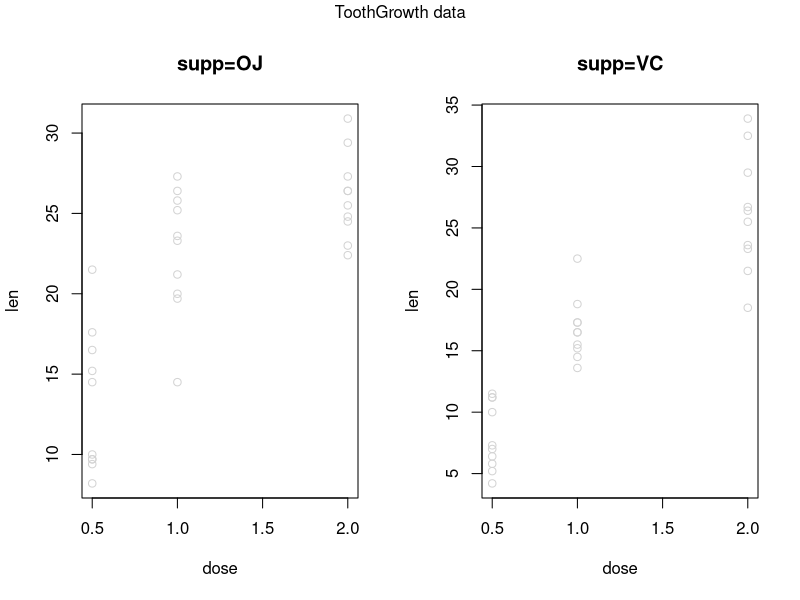
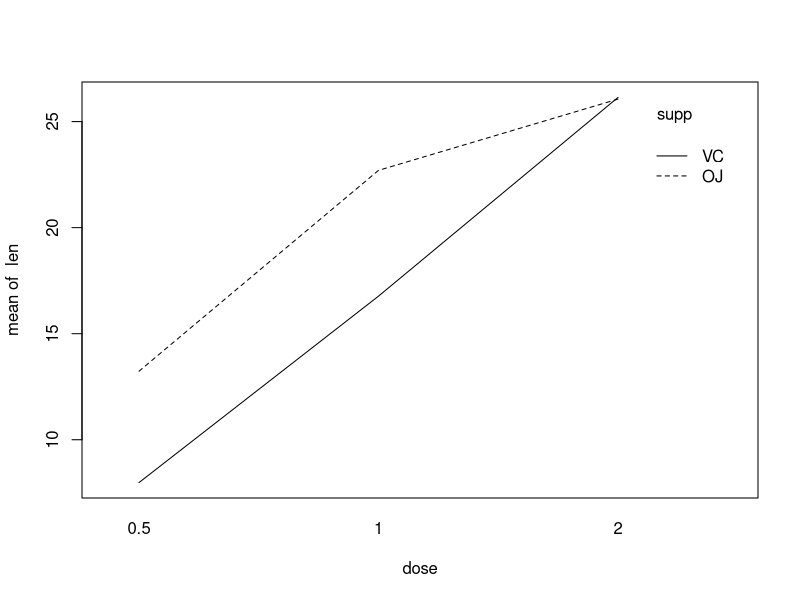

Source code (R) for these figures, in order: (Note: this script raises an error after producing the figures.)
## ----echo=FALSE----------------------------------------------------------
require( doBy )
prettyVersion <- packageDescription("doBy")$Version
prettyDate <- format(Sys.Date())

## ----include=FALSE-------------------------------------------------------
library(knitr)
opts_chunk$set(
tidy=FALSE,fig.path='figures/LSmeans', fig.height=3.5 
)

## ----echo=FALSE, warning=FALSE----------------------------------------------------------
dir.create("figures")
oopt <- options()
options("digits"=4, "width"=90, "prompt"="> ", "continue"="  ")
##options(useFancyQuotes="UTF-8")

## ---------------------------------------------------------------------------------------
head(ToothGrowth, 4)
ftable(xtabs(~ dose + supp, data=ToothGrowth))

## ----echo=F, fig.cap="Plot of length against dose for difference sources of vitamin C."----
opar <- par(mfrow = c(1, 2), oma = c(0, 0, 1.1, 0))
plot(len  ~ dose, data = ToothGrowth, col = "lightgray",
     subset = supp == "OJ", main = "supp=OJ")
plot(len ~ dose, data = ToothGrowth, col = "lightgray",
     subset = supp == "VC", main = "supp=VC")
mtext("ToothGrowth data", side = 3, outer = TRUE)
par(opar)

## ----echo=F, fig.cap="Interaction plot between dose and source of vitamin C."-----------
with(ToothGrowth, interaction.plot(dose, supp, len))

## ---------------------------------------------------------------------------------------
ToothGrowth$dose <- factor(ToothGrowth$dose)
head(ToothGrowth)
tooth1 <- lm(len ~ dose + supp, data=ToothGrowth)
tooth2 <- lm(len ~ dose * supp, data=ToothGrowth)
anova(tooth1, tooth2)

## ---------------------------------------------------------------------------------------
tooth1

## ---------------------------------------------------------------------------------------
L <- matrix(c(1, 0, 0, 0, 
              1, 1, 0, 0,
              1, 0, 1, 0), nrow=3, byrow=T)

## ---------------------------------------------------------------------------------------
c1 <- linest(tooth1, L)
c1

## ---------------------------------------------------------------------------------------
summary(c1)
coef(c1)
confint(c1)

## ---------------------------------------------------------------------------------------
L <- LE_matrix(tooth1, effect="dose", at=list(supp="OJ"))
L

## ---------------------------------------------------------------------------------------
c1 <- esticon(tooth1, L)
c1

## ---------------------------------------------------------------------------------------
nd <- data.frame(dose=c('0.5', '1', '2'), supp='OJ')
nd
predict(tooth1, newdata=nd)

## ---------------------------------------------------------------------------------------
tooth0 <- update(tooth1, . ~ . - supp)
L0 <- LE_matrix(tooth0, effect="dose")
L0
linest(tooth0, L=L0)

## ---------------------------------------------------------------------------------------
L1 <- matrix(c(1, 0, 0, 0.5, 
               1, 1, 0, 0.5,
               1, 0, 1, 0.5), nrow=3, byrow=T)
linest(tooth1, L=L1)

## ---------------------------------------------------------------------------------------
L1 <- LE_matrix(tooth1, effect="dose")
L1

## ---------------------------------------------------------------------------------------
LSmeans(tooth1, effect="dose")

## ----results='hide'---------------------------------------------------------------------
L <- LE_matrix(tooth1, effect="dose")
le <- linest(tooth1, L=L)
coef(le)

## ---------------------------------------------------------------------------------------
LSmeans(tooth2, effect="dose")

## ---------------------------------------------------------------------------------------
L <- LE_matrix(tooth2, effect="dose")
t(L)

## ----chick-fig, fig.cap="ChickWeight data."---------------------------------------------
library(ggplot2)
ChickWeight$Diet <- factor(ChickWeight$Diet)
qplot(Time, weight, data=ChickWeight, colour=Chick, facets=~Diet,
      geom=c("point","line"))

## ---------------------------------------------------------------------------------------
library(lme4)
chick <- lmer(weight ~ Time * Diet + (0 + Time | Chick), 
           data=ChickWeight)
coef(summary(chick))

## ---------------------------------------------------------------------------------------
L <- LE_matrix(chick, effect="Diet")
t(L)

## ---------------------------------------------------------------------------------------
K1 <- LE_matrix(chick, effect="Diet", at=list(Time=1))
t(K1)

## ---------------------------------------------------------------------------------------
K0 <- LE_matrix(chick, effect="Diet", at=list(Time=0))
t(K1 - K0)
linest(chick, L=K1-K0)

## ---------------------------------------------------------------------------------------
LSmeans_trend <- function(object, effect, trend){
    L <- LE_matrix(object, effect=effect, at=as.list(setNames(1, trend))) -
        LE_matrix(object, effect=effect, at=as.list(setNames(0, trend)))
    linest(object, L=L)
}
LSmeans_trend(chick, effect="Diet", trend="Time")

## ---------------------------------------------------------------------------------------
data(CO2)
CO2 <- transform(CO2, Treat=Treatment, Treatment=NULL)
levels(CO2$Treat) <- c("nchil","chil")
levels(CO2$Type) <- c("Que","Mis")
ftable(xtabs( ~ Plant + Type + Treat, data=CO2), col.vars=2:3)

## ----co2-fig, fig.cap="CO2 data"--------------------------------------------------------
qplot(x=log(conc), y=uptake, data=CO2, color=Treat, facets=~Type)

## ---------------------------------------------------------------------------------------
co2.lm1 <- lm(uptake ~ conc + Type + Treat, data=CO2)
LSmeans(co2.lm1, effect="Treat")

## ----eval=F-----------------------------------------------------------------------------
#  co2.lm <- lm(uptake ~ log(conc) + Type + Treat, data=CO2)
#  LSmeans(co2.lm, effect="Treat")

## ---------------------------------------------------------------------------------------
co2.lm2 <- lm(uptake ~ log.conc + Type + Treat,
             data=transform(CO2, log.conc=log(conc)))
LSmeans(co2.lm2, effect="Treat")

## ---------------------------------------------------------------------------------------
co2.lm3 <- lm(uptake ~ conc + I(conc^2) + Type + Treat, data=CO2)
LSmeans(co2.lm3, effect="Treat")

## ---------------------------------------------------------------------------------------
co2.lm4 <- lm(uptake ~ conc + conc2 + Type + Treat, data=
              transform(CO2, conc2=conc^2))
LSmeans(co2.lm4, effect="Treat")

## ---------------------------------------------------------------------------------------
LSmeans(co2.lm4, effect="Treat", at=list(conc=10, conc2=100))

## ---------------------------------------------------------------------------------------
tooth.gam <- glm(len ~ dose + supp, family=Gamma, data=ToothGrowth)
LSmeans(tooth.gam, effect="dose", type="link")
LSmeans(tooth.gam, effect="dose", type="response")

## ---------------------------------------------------------------------------------------
library(lme4)
tooth.mm <- lmer( len ~ dose  + (1|supp), data=ToothGrowth)
LSmeans(tooth1, effect="dose")
LSmeans(tooth.mm, effect="dose")

## ---------------------------------------------------------------------------------------
VarCorr(tooth.mm)

## ----echo=F, results='hide'-------------------------------------------------------------
LSmeans(tooth.mm, effect="dose", adjust.df=FALSE)

## ---------------------------------------------------------------------------------------
library(geepack)
tooth.gee <- geeglm(len ~ dose, id=supp, family=Gamma, data=ToothGrowth)
LSmeans(tooth.gee, effect="dose")
LSmeans(tooth.gee, effect="dose", type="response")

## ---------------------------------------------------------------------------------------
## Make balanced dataset
dat.bal <- expand.grid(list(AA=factor(1:2), BB=factor(1:3), CC=factor(1:3)))
dat.bal$y <- rnorm(nrow(dat.bal))

## Make unbalanced dataset:  'BB' is nested within 'CC' so BB=1
## is only found when CC=1 and BB=2,3 are found in each CC=2,3,4
dat.nst <- dat.bal
dat.nst$CC <-factor(c(1,1,2,2,2,2,1,1,3,3,3,3,1,1,4,4,4,4))

## ---------------------------------------------------------------------------------------
dat.nst

## ---------------------------------------------------------------------------------------
head(dat.nst, 4)
ftable(xtabs( ~ AA + BB + CC, data=dat.nst), row.vars="AA")

## ---------------------------------------------------------------------------------------
mod.nst  <- lm(y ~ AA + BB : CC, data=dat.nst)
coef(summary(mod.nst))

## ---------------------------------------------------------------------------------------
lsm.BC <- LSmeans(mod.nst, effect=c("BB", "CC"))
lsm.BC
lsm.BC2 <- LSmeans(mod.nst, effect="BB", at=list(CC=2))
lsm.BC2

## ---------------------------------------------------------------------------------------
X <- model.matrix( mod.nst ) 
Matrix::rankMatrix(X)
dim(X)
as(X, "Matrix")

## ---------------------------------------------------------------------------------------
L <- LE_matrix(mod.nst, effect="BB", at=list(CC=2))
t(L)
linest(mod.nst, L=L)

## ---------------------------------------------------------------------------------------
XtXinv <- MASS::ginv(t(X)%*%X)
bhat <- as.numeric(XtXinv %*% t(X) %*% dat.nst$y)
zapsmall(bhat)
L %*% bhat

## ---------------------------------------------------------------------------------------
S <- svd(X)
B <- S$v[, S$d < 1e-10, drop=FALSE ]; 
head(B) ## Basis for N(X)

## ---------------------------------------------------------------------------------------
rowSums(L %*% B)

## ---------------------------------------------------------------------------------------
lsm.BC2

## ---------------------------------------------------------------------------------------
library("multcomp")
g1 <- glht(tooth1, mcp(dose="Tukey"))
summary( g1 )

## ---------------------------------------------------------------------------------------
L <- g1$linfct
L

## ----eval=F-----------------------------------------------------------------------------
#  glht(tooth1, linfct=L)
